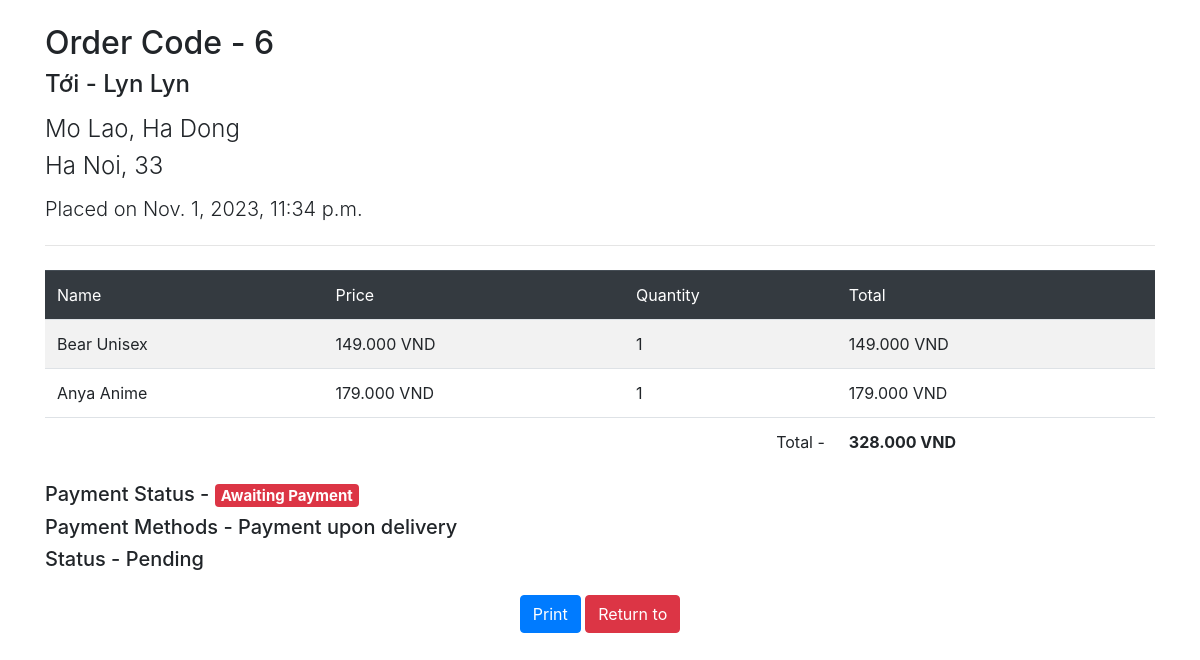
The app's page /orders/invoice/6/ (signed in) with its own data.
### orders/models.py (models this page shows, shortened)
class Order(models.Model):
    user = models.ForeignKey(settings.AUTH_USER_MODEL,
                             related_name='orders', on_delete=models.CASCADE)
    address = models.CharField(max_length=150, blank=False, null=False)
    pin_code = models.CharField(max_length=10)
    city = models.CharField(max_length=50)
    paid = models.BooleanField(default=False)
    created = models.DateTimeField(auto_now_add=True)
    updated = models.DateTimeField(auto_now=True)
    status = models.CharField(
        choices=choices, max_length=10, default='Pending')
    total_price = models.FloatField(null=False, blank=False)
    class Meta:
        ordering = ('-created',)

class OrderItem(models.Model):
    order = models.ForeignKey(
        Order, related_name='items', on_delete=models.CASCADE)
    product = models.ForeignKey(
        Product, related_name='ordered', on_delete=models.CASCADE)
    quantity = models.PositiveIntegerField(default=1)
    total = models.FloatField(null=False, blank=False)

### store/models.py (models this page shows, shortened)
class Product(models.Model):
    category = models.ForeignKey(
        Category, on_delete=models.CASCADE, related_name='products')
    name = models.CharField(max_length=100, null=False, blank=False)
    slug = models.SlugField(unique_for_date='created')
    description = models.TextField(null=False, blank=False)
    price = models.IntegerField(null=False)
    created = models.DateTimeField(auto_now_add=True)
    updated = models.DateTimeField(auto_now=True)
    image = models.ImageField(upload_to='media/products/%Y/%m/%d/', blank=True)
    availibility = models.BooleanField(null=False, default=True)
    description = models.TextField(null=True,blank=True)
    characteristic1 = models.TextField(null=False,blank=True)
    characteristic2 = models.TextField(null=False,blank=True)
    characteristic3 = models.TextField(null=False,blank=True)
    material =  models.TextField(null=False,blank=True)
    class Meta:
        index_together = ('id', 'slug')
        ordering = ('-created',)

### orders/views.py (the view)
# urls.py: path('invoice/<int:pk>/', views.OrderInvoice.as_view(), name='invoice')
class OrderInvoice(LoginRequiredMixin, generic.DetailView):
    model = Order
    context_object_name = 'order'
    template_name = 'orders/order_invoice.html'
    def get_queryset(self):
        qs = super().get_queryset()
        return qs.prefetch_related('items', 'items__product')
    def get_object(self, **kwargs):
        obj = super().get_object(**kwargs)
        if obj.user_id == self.request.user.id or self.request.user.is_superuser:
            return obj
        raise Http404

### cart/cart.py (called while the page is built)
def cart_preprocessor(request):
    return {'cart': Cart(request)}

### orders/templates/orders/order_invoice.html (shortened to what this page needs)
<!DOCTYPE html>
<html lang="en">
  <head>
    <link
      rel="stylesheet"
      href="https://stackpath.bootstrapcdn.com/bootstrap/4.4.1/css/bootstrap.min.css"
    />
  </head>
  <body>
    <div class="container my-4">
      <h2>Order Code - {{order.id}}</h2>
      <h4 class="mb-3">
        Tới - {{order.user.first_name|default:order.user.username}}
        {{order.user.last_name}}
      </h4>
      <h4 class="font-weight-light">{{order.address}}</h4>
      <h4 class="font-weight-light mb-3">{{order.city}}, {{order.pin_code}}</h4>
      <h5 class="font-weight-light mb-4">Placed on {{order.created}}</h5>
      <hr />
      <table class="table table-striped mt-4">
        <thead class="table-dark">
          <tr>
            <td>Name </td>
            <td>Price </td>
            <td>Quantity</td>
            <td>Total </td>
          </tr>
        </thead>
        <tbody>
          {% for o in order.items.all %}
          <tr>
            <td>{{o.product.name}}</td>
            <td>{{o.product.price | floatformat:3}} VND </td>
            <td>{{o.quantity}}</td>
            <td>{{o.total | floatformat:3}} VND </td>
          </tr>
          {% endfor %}
        </tbody>
        <tfoot>
          <tr>
            <td colspan="2"></td>
            <td class="text-right">Total -</td>
            <td>
              <b>{{order.total_price| floatformat:3}} VND </b>
            </td>
          </tr>
        </tfoot>
      </table>
      <h5>
        Payment Status - {% if order.paid %}
        <span class="badge badge-success">Paid</span>
        {% else %}
        <span class="badge badge-danger">Awaiting Payment</span>
        {% endif %}
      </h5>
      <h5>Payment Methods - Payment upon delivery</h5>
      <h5>Status - {{order.status}}</h5>
    </div>
    <footer class="text-center d-print-none">
      <button class="btn btn-primary" onclick="window.print()">Print </button>
      <button class="btn btn-danger" onclick="history.back()">Return to </button>
    </footer>
  </body>
</html>

### records on screen
Order: id "6", user.first_name "Lyn", user.last_name "Lyn", address "Mo Lao, Ha Dong", city "Ha Noi", pin_code "33", created "Nov. 1, 2023, 11:34 p.m.", total_price "328.000", status "Pending"
OrderItem: product.name "Bear Unisex", product.price "149.000", quantity "1", total "149.000"
OrderItem: product.name "Anya Anime", product.price "179.000", quantity "1", total "179.000"
